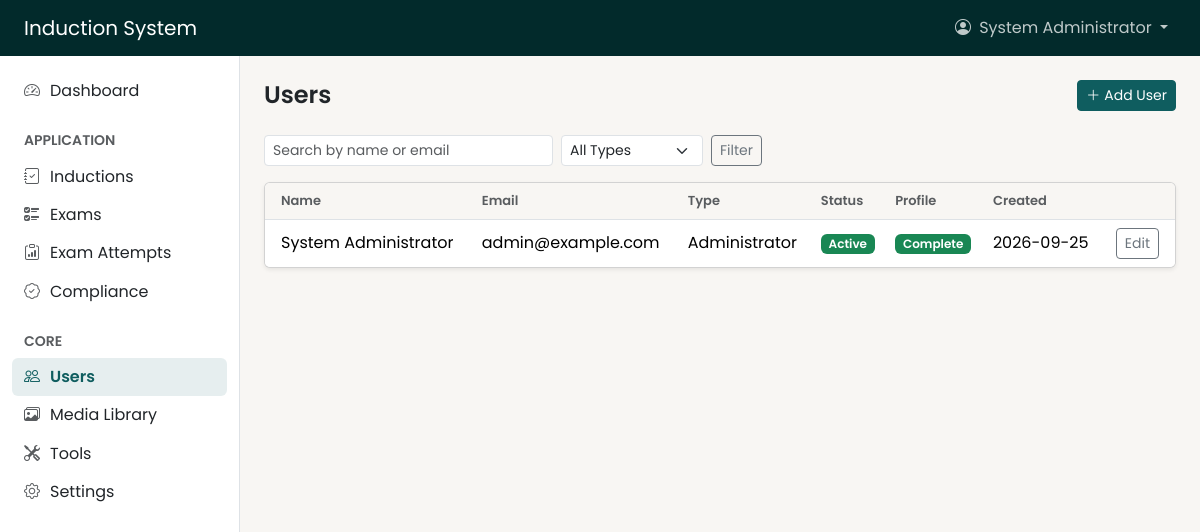
Screenshot of /admin/users/index.php (signed in) with the database file from the repository.
### tables this page shows
CREATE TABLE users (
    id INT UNSIGNED NOT NULL AUTO_INCREMENT,
    email VARCHAR(255) NOT NULL,
    password VARCHAR(255) NOT NULL,
    user_type ENUM('admin', 'inductee') NOT NULL,
    status ENUM('active', 'inactive', 'suspended') NOT NULL DEFAULT 'active',
     
     
    profile_completed TINYINT(1) NOT NULL DEFAULT 0,
    email_verified_at DATETIME NULL,
    email_verification_token VARCHAR(64) NULL,
    email_verification_expires_at DATETIME NULL,
    password_reset_token VARCHAR(64) NULL,
    password_reset_expires_at DATETIME NULL,
    created_at DATETIME NOT NULL DEFAULT CURRENT_TIMESTAMP,
    updated_at DATETIME NOT NULL DEFAULT CURRENT_TIMESTAMP ON UPDATE CURRENT_TIMESTAMP,
    PRIMARY KEY (id),
    UNIQUE KEY uq_users_email (email),
    KEY idx_users_email_verification_token (email_verification_token),
    KEY idx_users_password_reset_token (password_reset_token)
);

### admin/users/index.php (called while the page is built, shortened)
<?php
require __DIR__ . '/../../bootstrap.php';
$search = trim($_GET['search'] ?? '');
$userType = $_GET['user_type'] ?? '';
$userType = in_array($userType, ['admin', 'inductee'], true) ? $userType : '';
$users = (new UserManagementService())->list($userType ?: null, $search ?: null);
require __DIR__ . '/../../views/admin/users/index.php';

### bootstrap.php (called while the page is built, shortened)
<?php
spl_autoload_register(function (string $class): void {
    $prefix = 'App\\';
    $relative = substr($class, strlen($prefix));
    $path = __DIR__ . '/app/' . str_replace('\\', '/', $relative) . '.php';
});
require __DIR__ . '/app/Core/helpers.php';

### app/Core/Database.php (called while the page is built, shortened)
<?php
class Database
{
    private static ?PDO $connection = null;
    public static function connection(): PDO
    {
        if (self::$connection === null) {
            $config = require dirname(__DIR__, 2) . '/config/database.php';
            $dsn = sprintf(
                '%s:host=%s;port=%s;dbname=%s;charset=%s',
                $config['driver'],
                $config['host'],
                $config['port'],
                $config['database'],
                $config['charset']
            );
            self::$connection = new PDO($dsn, $config['username'], $config['password'], [
                PDO::ATTR_ERRMODE => PDO::ERRMODE_EXCEPTION,
                PDO::ATTR_DEFAULT_FETCH_MODE => PDO::FETCH_ASSOC,
                PDO::ATTR_EMULATE_PREPARES => false,
            ]);
            self::$connection->exec("SET time_zone = '" . (new \DateTimeImmutable())->format('P') . "'");
        }
        return self::$connection;
    }
}

### app/Admin/Services/UserManagementService.php (called while the page is built, shortened)
<?php
class UserManagementService
{
    private UserRepository $users;
    public function __construct()
    {
        $this->users = new UserRepository();
    }
    public function list(?string $userType = null, ?string $search = null): array
    {
        return $this->users->allWithProfiles($userType, $search);
    }
}

### app/Core/Auth/UserRepository.php (called while the page is built, shortened)
<?php
class UserRepository
{
    private PDO $db;
    public function __construct()
    {
        $this->db = Database::connection();
    }
    public function allWithProfiles(?string $userType = null, ?string $search = null): array
    {
        $sql = "SELECT u.id, u.email, u.user_type, u.status, u.profile_completed, u.email_verified_at, u.created_at,
                       COALESCE(ap.first_name, ip.first_name) AS first_name,
                       COALESCE(ap.last_name, ip.last_name) AS last_name
                FROM users u
                LEFT JOIN admin_profiles ap ON ap.user_id = u.id
                LEFT JOIN inductee_profiles ip ON ip.user_id = u.id
                WHERE 1 = 1";
        $params = [];
        $sql .= ' ORDER BY u.created_at DESC';
        $stmt = $this->db->prepare($sql);
        $stmt->execute($params);
        return $stmt->fetchAll();
    }
}

### views/admin/users/index.php (the view, shortened to what this page needs)
<?php
require __DIR__ . '/../../partials/admin-header.php';
?>
<div class="page-header">
    <h1 class="page-title">Users</h1>
    <a href="/admin/users/create.php" class="btn btn-primary btn-sm">
        <i class="bi bi-plus-lg me-1" aria-hidden="true"></i>Add User
    </a>
</div>
<form method="get" action="/admin/users/index.php" class="row g-2 align-items-center mb-3" role="search">
    <div class="col-12 col-sm-auto">
        <input type="search" name="search" class="form-control form-control-sm" placeholder="Search by name or email"
               aria-label="Search" value="<?= e($search) ?>">
    </div>
    <div class="col-auto">
        <select name="user_type" class="form-select form-select-sm" aria-label="User type">
            <option value="">All Types</option>
        </select>
    </div>
    <div class="col-auto">
        <button type="submit" class="btn btn-outline-secondary btn-sm">Filter</button>
    </div>
</form>
<div class="card shadow-sm card-table">
    <div class="table-responsive">
        <table class="table table-hover align-middle">
            <thead>
                <tr>
                    <th>Name</th>
                    <th>Email</th>
                    <th>Type</th>
                    <th>Status</th>
                    <th>Profile</th>
                    <th>Created</th>
                    <th><span class="visually-hidden">Actions</span></th>
                </tr>
            </thead>
            <tbody>
                <?php foreach ($users as $u): ?>
                    <tr>
                        <?php $name = trim(($u['first_name'] ?? '') . ' ' . ($u['last_name'] ?? '')); ?>
                        <td><?= $name !== '' ? e($name) : '<span class="text-muted">&mdash;</span>' ?></td>
                        <td><?= e($u['email']) ?></td>
                        <td><?= $u['user_type'] === 'admin' ? 'Administrator' : 'Inductee' ?></td>
                        <td><?= status_badge((string) $u['status']) ?></td>
                        <td><?= status_badge($u['profile_completed'] ? 'complete' : 'incomplete') ?></td>
                        <td><?= e(date('Y-m-d', strtotime((string) $u['created_at']))) ?></td>
                        <td class="text-end text-nowrap">
                            <a href="/admin/users/edit.php?id=<?= (int) $u['id'] ?>" class="btn btn-sm btn-outline-secondary">Edit</a>
                        </td>
                    </tr>
                <?php endforeach; ?>
            </tbody>
        </table>
    </div>
</div>
<?php require __DIR__ . '/../../partials/admin-footer.php'; ?>

### app/Core/helpers.php (shortened to what this page needs)
<?php
function e(?string $value): string
{
    return htmlspecialchars((string) $value, ENT_QUOTES, 'UTF-8');
}
function status_badge(string $status, ?string $label = null): string
{
    $variant = match ($status) {
        'active', 'compliant', 'passed', 'correct', 'saved', 'complete' => 'success',
        'expiring', 'pending', 'unsaved', 'incomplete' => 'warning',
        'expired', 'failed', 'revoked', 'suspended', 'incorrect' => 'danger',
        default => 'secondary',
    };
    return '<span class="badge text-bg-' . $variant . '">'
        . e($label ?? ucwords(str_replace('_', ' ', $status)))
        . '</span>';
}

### rows the page displays
users: name "System Administrator", email "admin@example.com", user_type "Administrator", status "Active Complete", created_at "2026-09-25"

### other values shown
$appName "Induction System"
$accountName "System Administrator"
$sidebarItem['label'] "Dashboard"
$sidebarGroup "APPLICATION"
$sidebarItem['label'] "Inductions"
$sidebarItem['label'] "Exams"
$sidebarItem['label'] "Exam Attempts"
$sidebarItem['label'] "Compliance"
$sidebarGroup "CORE"
$sidebarItem['label'] "Users"
$sidebarItem['label'] "Media Library"
$sidebarItem['label'] "Tools"
$sidebarItem['label'] "Settings"
